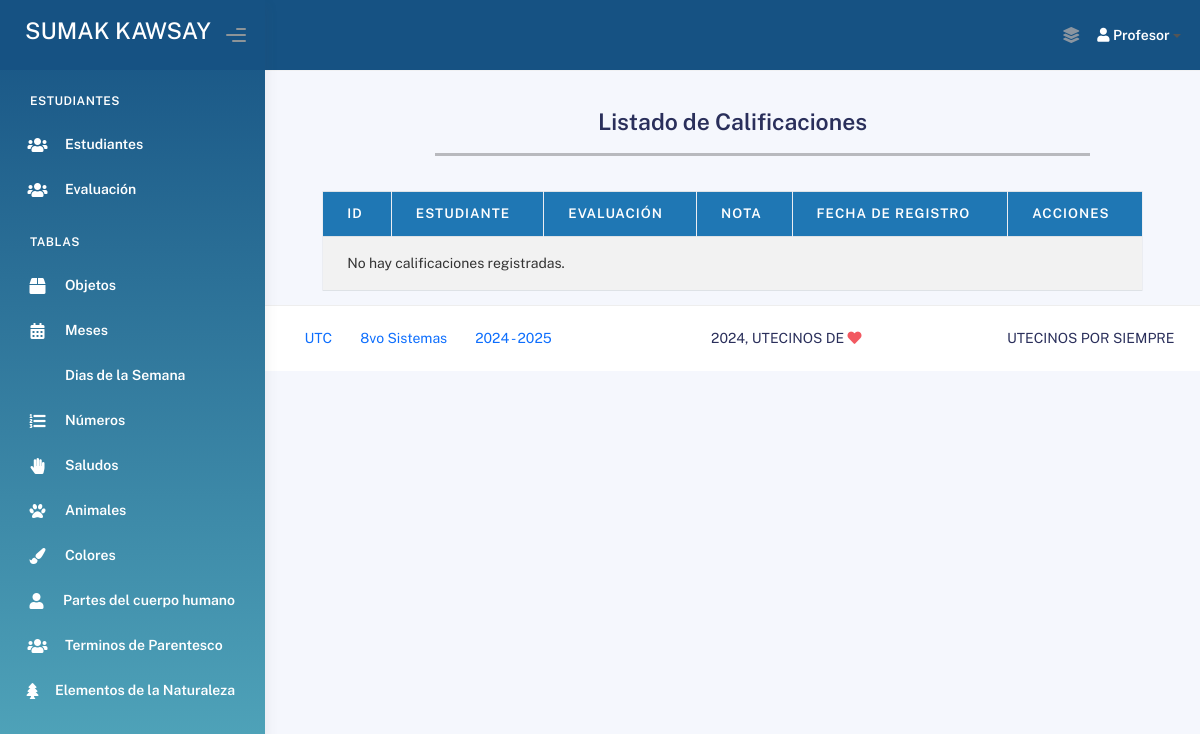
Page /calificaciones/ (signed in) on the earlier database version.
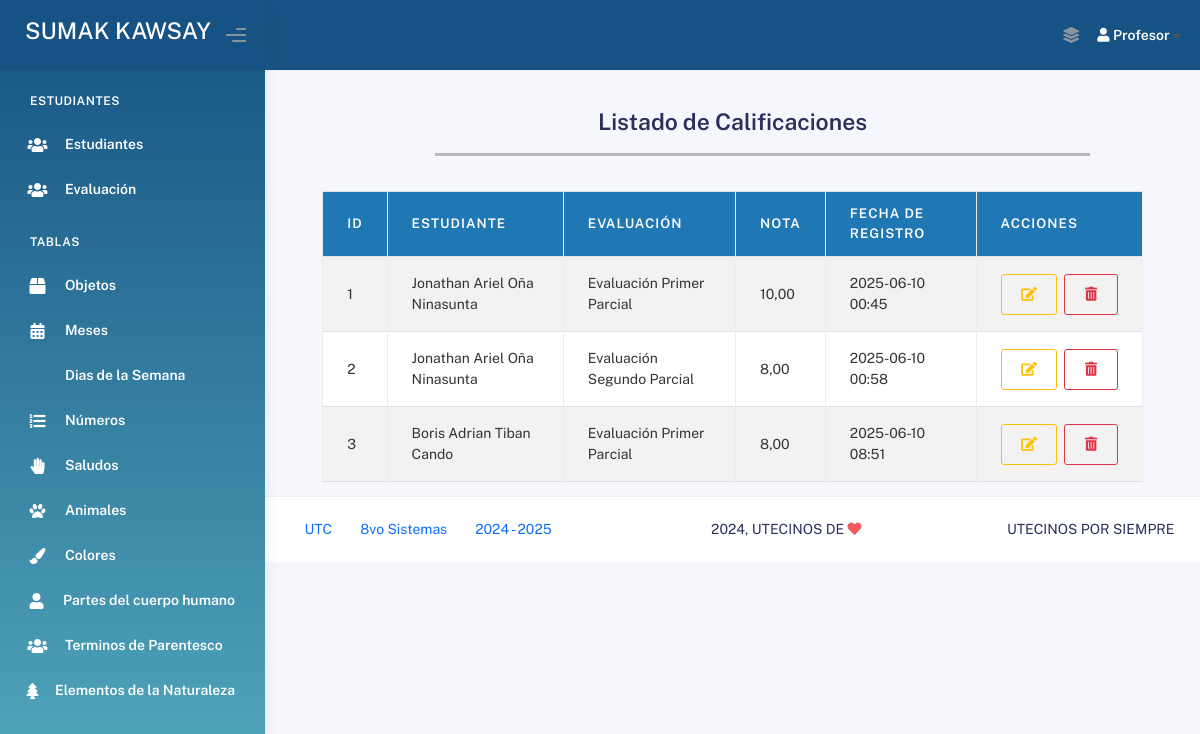
Same page on the later database version.
### Aplicaciones/Modulos/models.py (models this page shows, shortened)
class Resultado_Evaluacion(models.Model):
    fk_estudiante = models.ForeignKey('Estudiante', on_delete=models.CASCADE)
    fk_evaluacion = models.ForeignKey('Evaluacion', on_delete=models.CASCADE)
    nota_res = models.DecimalField(max_digits=5, decimal_places=2)
    fecha_res = models.DateTimeField(auto_now_add=True)

class Estudiante(models.Model):
    nombres_est = models.CharField(max_length=100)
    apellidos_est = models.CharField(max_length=100)
    cedula_est = models.CharField(max_length=10, unique=True)
    genero_est = models.CharField(max_length=20)
    nivel_escolar_est = models.CharField(max_length=50)
    estado_est = models.CharField(max_length=10)
    fecha_registro_est = models.DateField(auto_now_add=True)
    fecha_actualizacion_est = models.DateField(auto_now=True)

class Evaluacion(models.Model):
    titulo_eva = models.CharField(max_length=200)
    descripcion_eva = models.TextField()
    estado_eva = models.BooleanField(default=True)
    tipo_aprendizaje_eva = models.TextField()  # Aquí guardaremos los tipos seleccionados como texto
    fecha_creacion_eva = models.DateTimeField(auto_now_add=True)
    fecha_actualizacion_eva = models.DateTimeField(auto_now=True)

### Aplicaciones/Modulos/views.py (the view)
# urls.py: path('calificaciones/', views.lista_calificaciones, name='lista_calificaciones'),
def lista_calificaciones(request):
    if not request.session.get('profesor_id'):
        return redirect('login_profesor')
    calificaciones = Resultado_Evaluacion.objects.select_related('fk_estudiante', 'fk_evaluacion').all()
    return render(request, 'Administrador/Calificaciones/lista_calificaciones.html', {'calificaciones': calificaciones})

### Aplicaciones/Modulos/templates/Administrador/Calificaciones/lista_calificaciones.html (shortened to what this page needs)
{% extends 'plantillaAdmin.html' %}
{% block body %}
<br><br><br><br>
<div>
    <br>
    <div class="card-title text-center">
        <h3><b>Listado de Calificaciones</b></h3>
    </div>
</div>
<div style="width: 70%; margin-left: 170px;">
    <hr style="height: 3px; background-color: #000; border: none;">
</div>
<br>
<div class="container" style="width: 90%;">
    <table class="table table-bordered table-striped table-hover" id="tbl-Calificaciones">
        <thead>
            <tr>
                <th>ID</th>
                <th>Estudiante</th>
                <th>Evaluación</th>
                <th>Nota</th>
                <th>Fecha de Registro</th>
                <th>Acciones</th>
            </tr>
        </thead>
        <tbody>
            {% for cal in calificaciones %}
                <tr>
                    <td>{{ cal.id }}</td>
                    <td>{{ cal.fk_estudiante.nombres_est }} {{ cal.fk_estudiante.apellidos_est }}</td>
                    <td>{{ cal.fk_evaluacion.titulo_eva }}</td>
                    <td>{{ cal.nota_res }}</td>
                    <td>{{ cal.fecha_res|date:"Y-m-d H:i" }}</td>
                    <td>
                        <div style="display: flex;">
                            <a href="" class="btn btn-outline-warning btn-circle" title="Editar Calificación">
                                <i class="fas fa-edit"></i>
                            </a>
                            <a href="" class="btn btn-outline-danger" onclick="return confirm('¿Deseas eliminar esta calificación?')">
                                <i class="fas fa-trash-alt"></i>
                            </a>
                        </div>
                    </td>
                </tr>
            {% empty %}
                <tr>
                    <td colspan="6">No hay calificaciones registradas.</td>
                </tr>
            {% endfor %}
        </tbody>
    </table>
</div>
{% endblock %}

### Aplicaciones/Modulos/templates/plantillaAdmin.html (shortened to what this page needs)
{% load static %}
<!DOCTYPE html>
<html lang="es">
<head>
    <link rel="stylesheet" href="https://cdn.jsdelivr.net/npm/bootstrap@5.3.2/dist/css/bootstrap.min.css">
    <link rel="stylesheet" type="text/css" href="//cdn.datatables.net/2.0.8/css/dataTables.dataTables.min.css"link>
    <link rel="stylesheet" href="https://cdnjs.cloudflare.com/ajax/libs/font-awesome/6.5.2/css/all.min.css" />
    <link rel="stylesheet" href="https://cdn.jsdelivr.net/gh/kartik-v/bootstrap-fileinput@5.5.0/css/fileinput.min.css">
</head>
<!DOCTYPE html>
<html lang="en">
    <link rel="stylesheet" href="{% static 'plantilla/kaiadmin/assets/css/bootstrap.min.css' %}" />
    <link rel="stylesheet" href="{% static 'plantilla/kaiadmin/assets/css/plugins.min.css' %}" />
    <link rel="stylesheet" href="{% static 'plantilla/kaiadmin/assets/css/kaiadmin.min.css' %}" />
    <link rel="stylesheet" href="{% static 'plantilla/kaiadmin/assets/css/demo.css' %}" />
  </head>
  <body>
    <div class="wrapper">
      <div class="sidebar" style="background: linear-gradient(to bottom, #165283, #53a9bd);">
        <div class="sidebar-logo">
          <div class="logo-header" style="background-color:#165283 ;">
            <a href="{% url 'profesor_bienvenida' %}" class="logo"><h3 style="color: white;">SUMAK KAWSAY</h3></a>
            <div class="nav-toggle">
              <button class="btn btn-toggle toggle-sidebar">
                <i class="gg-menu-right"></i>
              </button>
            </div>
          </div>
        </div>
        <div class="sidebar-wrapper scrollbar scrollbar-inner">
          <div class="sidebar-content">
            <ul class="nav">
              <li class="nav-section">
                <h4 class="text-section">Estudiantes</h4>
              </li>
              <li class="nav-item dropdown">
                <a href="{% url 'lista_estudiantes' %}" class="nav-link">
                  <i class="fas fa-users"></i>
                  <p>Estudiantes</p>
                </a>
              </li>
              <li class="nav-item dropdown">
                <a href="{% url 'lista_evaluaciones' %}" class="nav-link">
                  <i class="fas fa-users"></i>
                  <p>Evaluación</p>
                </a>
              </li>
              <li class="nav-section">
                <h4 class="text-section">Tablas</h4>
              </li>
              <li class="nav-item dropdown">
                <a href="{% url 'lista_objetos' %}" class="nav-link">
                  <i class="fas fa-box"></i>
                  <p>Objetos</p>
                </a>
              </li>
              <li class="nav-item dropdown">
                <a href="{% url 'lista_meses' %}" class="nav-link">
                  <i class="fas fa-calendar-alt"></i>
                  <p>Meses</p>
                </a>
              </li>
              <li class="nav-item dropdown">
                <a href="{% url 'lista_dias' %}" class="nav-link">
                  <i class="fas fa-calendar-day"></i>
                  <p>Dias de la Semana</p>
                </a>
              </li>
              <li class="nav-item dropdown">
                <a href="{% url 'lista_numeros' %}" class="nav-link">
                  <i class="fas fa-list-ol"></i>
                  <p>Números</p>
                </a>
              </li>
              <li class="nav-item dropdown">
                <a href="{% url 'lista_saludos' %}" class="nav-link">
                  <i class="fas fa-hand-paper"></i>
                  <p>Saludos</p>
                </a>
              </li>
              <li class="nav-item dropdown">
                <a href="{% url 'lista_animales' %}" class="nav-link">
                  <i class="fas fa-paw"></i>
                  <p>Animales</p>
                </a>
              </li>
              <li class="nav-item dropdown">
                <a href="{% url 'lista_colores' %}" class="nav-link">
                  <i class="fas fa-paint-brush"></i>
                  <p>Colores</p>
                </a>
              </li>
              <li class="nav-item dropdown">
                <a href="{% url 'lista_cuerpo_humano' %}" class="nav-link">
                  <i class="fas fa-user"></i>
                  <p>Partes del cuerpo humano</p>
                </a>
              </li>
              <li class="nav-item dropdown">
                <a href="{% url 'lista_parentesco' %}" class="nav-link">
                  <i class="fas fa-users"></i>
                  <p>Terminos de Parentesco</p>
                </a>
              </li>
              <li class="nav-item dropdown">
                <a href="{% url 'lista_elemento_naturaleza' %}" class="nav-link">
                  <i class="fas fa-tree"></i>
                  <p>Elementos de la Naturaleza</p>
                </a>
              </li>
            </ul>
          </div>
        </div>
      </div>
      <div class="main-panel">
        <div class="main-header">
          <nav class="navbar navbar-header navbar-header-transparent navbar-expand-lg border-bottom" style="background-color: #165283;">
            <div class="container-fluid">
              <ul class="navbar-nav topbar-nav ms-md-auto align-items-center">
                <li class="nav-item topbar-icon dropdown hidden-caret">
                  <a
                    class="nav-link"
                    data-bs-toggle="dropdown"
                    href="#"
                    aria-expanded="false"
                  >
                    <i class="fas fa-layer-group"></i>
                  </a>
                </li>
                <li class="nav-item dropdown">
                    <a class="dropdown-toggle profile-pic" data-bs-toggle="dropdown" href="#" id="profileDropdown" aria-expanded="false">
                        <span class="profile-username">
                            <i class="fas fa-user" style="color: white;"></i>
                            <span class="fw-bold" style="color: white;"> Profesor</span>
                        </span>
                    </a>
                </li>
             </ul>
            </div>
          </nav>
        </div>
        <div>
          <div>
            {% block body %}
            {% endblock %}
          </div>
        </div>
        <footer class="footer">
          <div class="container-fluid d-flex justify-content-between">
            <nav class="pull-left">
              <ul class="nav">
                <li class="nav-item">
                  <a class="nav-link" href="https://www.utc.edu.ec/">
                    UTC
                  </a>
                </li>
                <li class="nav-item">
                  <a class="nav-link" href="#"> 8vo Sistemas </a>
                </li>
                <li class="nav-item">
                  <a class="nav-link" href="#"> 2024 - 2025 </a>
                </li>
              </ul>
            </nav>
            <div class="copyright">
              2024, UTECINOS DE <i class="fa fa-heart heart text-danger"></i>
            </div>
            <div>
              UTECINOS POR SIEMPRE
            </div>
          </div>
        </footer>
      </div>
    </div>
  </body>
</html>
</body>
</html>

### Aplicaciones/Modulos/templates/plantillaAdmin.html (style rules this page uses)
.sidebar .nav-item a { color: #ffffff !important; }
.sidebar .nav-item a i { color: #ffffff !important; }
.sidebar .nav-section h4 { color: #ffffff !important; }
.nav-item.dropdown { position: relative; }

### Aplicaciones/Modulos/templates/Administrador/Calificaciones/lista_calificaciones.html (style rules this page uses)
#tbl-Calificaciones { background-color: #a0ccf3; }
#tbl-Calificaciones th { background-color: #1f77b4; color: white; }
#tbl-Calificaciones td { color: #333; }

Differences in the rows shown:
added Resultado_Evaluacion: id "1", fk_estudiante.nombres_est "Jonathan Ariel", fk_estudiante.apellidos_est "Oña Ninasunta", fk_evaluacion.titulo_eva "Evaluación Primer Parcial", nota_res "10,00", fecha_res "2025-06-10 00:45"
added Resultado_Evaluacion: id "2", fk_estudiante.nombres_est "Jonathan Ariel", fk_estudiante.apellidos_est "Oña Ninasunta", fk_evaluacion.titulo_eva "Evaluación Segundo Parcial", nota_res "8,00", fecha_res "2025-06-10 00:58"
added Resultado_Evaluacion: id "3", fk_estudiante.nombres_est "Boris Adrian", fk_estudiante.apellidos_est "Tiban Cando", fk_evaluacion.titulo_eva "Evaluación Primer Parcial", nota_res "8,00", fecha_res "2025-06-10 08:51"
Other differences:
text no longer shown: "No hay calificaciones registradas."
